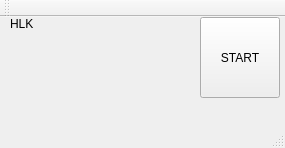
<?xml version="1.0" encoding="UTF-8"?>
<ui version="4.0">
 <class>MainWindow</class>
 <widget class="QMainWindow" name="MainWindow">
  <property name="windowModality">
   <enum>Qt::NonModal</enum>
  </property>
  <property name="geometry">
   <rect>
    <x>0</x>
    <y>0</y>
    <width>285</width>
    <height>148</height>
   </rect>
  </property>
  <property name="windowTitle">
   <string>HLK_Keyboard_update_tool  for linux by TK V1.0.0.0</string>
  </property>
  <property name="layoutDirection">
   <enum>Qt::LeftToRight</enum>
  </property>
  <widget class="QWidget" name="centralWidget">
   <widget class="QLabel" name="label_2">
    <property name="geometry">
     <rect>
      <x>10</x>
      <y>0</y>
      <width>171</width>
      <height>81</height>
     </rect>
    </property>
    <property name="text">
     <string>HLK</string>
    </property>
    <property name="alignment">
     <set>Qt::AlignLeading|Qt::AlignLeft|Qt::AlignTop</set>
    </property>
   </widget>
   <widget class="QPushButton" name="pushButton">
    <property name="geometry">
     <rect>
      <x>200</x>
      <y>0</y>
      <width>80</width>
      <height>81</height>
     </rect>
    </property>
    <property name="text">
     <string>START</string>
    </property>
   </widget>
  </widget>
  <widget class="QMenuBar" name="menuBar">
   <property name="geometry">
    <rect>
     <x>0</x>
     <y>0</y>
     <width>285</width>
     <height>23</height>
    </rect>
   </property>
  </widget>
  <widget class="QToolBar" name="mainToolBar">
   <attribute name="toolBarArea">
    <enum>TopToolBarArea</enum>
   </attribute>
   <attribute name="toolBarBreak">
    <bool>false</bool>
   </attribute>
  </widget>
  <widget class="QStatusBar" name="statusBar"/>
 </widget>
 <layoutdefault spacing="6" margin="11"/>
 <resources/>
 <connections/>
</ui>
